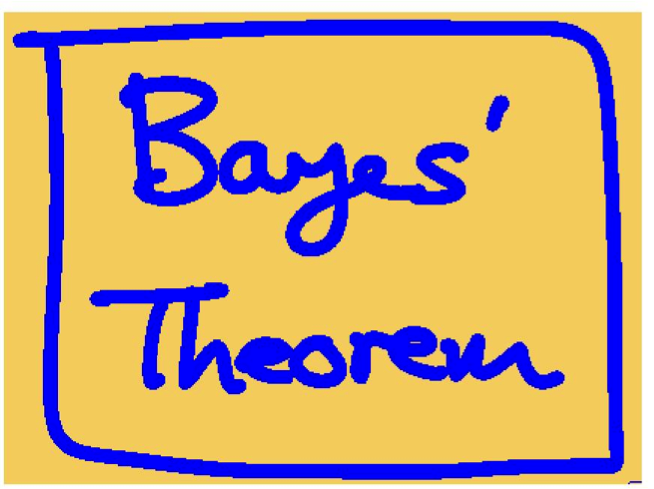
#> input picture hw5/coding-assignment5/figures/Bayes.png, 654 x 489 px
$ jupyter execute --allow-errors assignment5.ipynb
#> lines starting #> are read from the running program, lines starting #| are printed output that depends on the picture; after the words box and inside, x2 and y2 are one past the last pixel; in counts of white or black regions, pixels touching at a corner belong together
# Lab Assignment 5: Restoring Clean Images from Noisy Images

## Cleaning Up the Bayes' Theorem Image
Now it's your turn! It's time to design an implement your solution to clean up `./figures/Bayes-noise.png`. Use the pre-processed `./figures/Bayes-pre-processed.png`, provided. Be careful not to over-write these files. Save your cleaned up image with a different file name (for example, `./figures/Bayes-denoised.png`) to display and check your work. **DO NOT use the cautionary tale image, `./bad_figures/Bayes-incorrectly-pre-processed.png` as your starting point.**

You are welcome to copy/paste any of the starter code above in your solution.

The problem statement above is copied here for your convenience.

### Revisiting the Problem Statement:

The goal of this problem is to recover the clean image (a) from a noisy input (b). Of course, we cannot recover (a) exactly since information has been lost in the noise. The graphical model we use is a pairwise MRF as shown in (c). A pixel has four neighbors. We are going to use Markov Random Fields (MRFs) to model the distribution of natural images and restore the clean image given an noisy input image. Observed image $y_i \in \{-1,+1\}$, and $i = 1,\cdots,D$ indexes pixels in the lattice. The
original noise free image is $x_i \in \{-1, +1\}$. The noisy image $y_i$ is obtained by randomly flipping the sign of pixels with some probability (10% of pixels, in this case).

There are two types of cliques in this MRF. For $\{x_i,y_i\}$, we define the energy function as $-\eta x_i y_i\ (\eta > 0)$.  Lower energy is achieved when $x_i$ and $y_i$ have the same sign and a higher energy when they have the opposite sign. For a pair of variables $\{x_i, x_j\}$ where $i$ and $j$ are indices of neighboring pixels, we want the energy to be lower when they have the same sign than when they have opposite sign. So the energy function is $-\beta x_i j_i\ (\beta > 0)$. Lastly, we have an energy term $hx_i$ for each pixel $i$ to bias the model towards one particular sign (either $+$ or $−$).

The final energy function for the model takes the form

$E(\vec{x}\vec{y}) = h\displaystyle\sum\limits_i x_i - \beta \displaystyle\sum\limits_{\{i,j\}} x_ix_j - \eta\displaystyle\sum\limits_i x_iy_i$

which defines a joint distribution over $\vec{x}$ and $\vec{y}$ given by

$p(\vec{x},\vec{y}) = \dfrac{1}{\vec{\mathcal{Z}}}exp\{-E(\vec{x}\vec{y})\}$

Now implement Coordinate-descent algorithm as below on this:
1. Initialize $\{x_i\} (x_i = y_i)$
2. Loop over $\{x_i\}$. For each $x_i$, fix the neighborhood and see whether $−x_i$ would
decrease the energy. If so, then flip $x_i$; otherwise, continue.
3. Stop when no changes can be made for $x$.

Now make some initial guess for the parameters $h$, $\beta$, $\eta$ so that the above algorithm converges and then adjust them until you can get up to 96% recovery or better. Record your parameter values and the number of iterations when you acheived this recovery.

Save the recovered image and submit it along with your code. The clean image, noisy image, and now the pre-processed images are included in the `figures` folder : `./figures/Bayes.png`, `./figures/Bayes-noise.png`, and `./figures/Bayes-pre-processed.png`

### Write and Run your Own Code

## Import Libraries
In addition to the `IPython.display` and the `PIL` packages, if you would like to use other libraries in this notebook, please include them below.

[cell 1]
## ===============================================================
## Library Imports:
## ===============================================================
## +++++++++++++++++++++++++++++++++++++++++++++++++++++++++++
## Image display functionality
## +++++++++++++++++++++++++++++++++++++++++++++++++++++++++++
from IPython.display import Image as disp

## +++++++++++++++++++++++++++++++++++++++++++++++++++++++++++
## Pixel Manipulation
## +++++++++++++++++++++++++++++++++++++++++++++++++++++++++++
from PIL import Image

## +++++++++++++++++++++++++++++++++++++++++++++++++++++++++++
## Additional Libraries?
## +++++++++++++++++++++++++++++++++++++++++++++++++++++++++++
#### Please insert other libraries as needed.

#### I recommend to use these as well; feel free to use different / remove if unnecessary
import numpy as np
import matplotlib.pyplot as plt
import copy
import os

[cell 2]
## +++++++++++++++++++++++++++++++++++++++++++++++++++++++++++
## Load images and convert to black and white
## +++++++++++++++++++++++++++++++++++++++++++++++++++++++++++
clean_arr = np.array(Image.open('./figures/Bayes.png').convert(mode='1', dither=0), dtype=np.uint8)
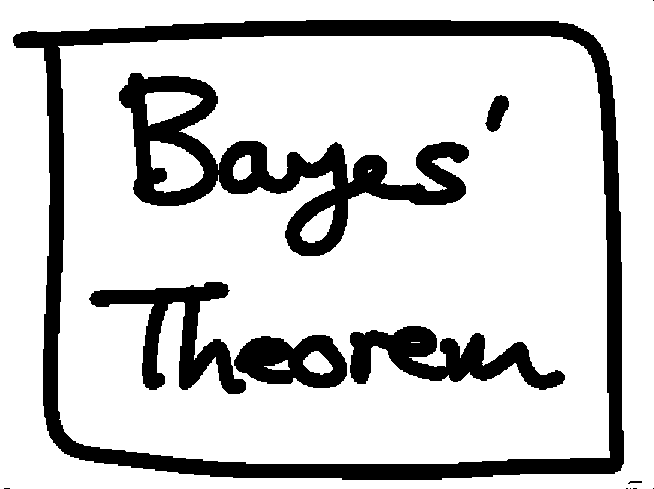
#> clean_arr: shape (489, 654); values 0 (black) and 1 (white), 80.3% white; 13 black regions (6 under 20 px), largest, box (x1, y1, x2, y2) and area: (13, 20, 624, 480) 29368, (119, 73, 469, 256) 16752, (350, 326, 565, 390) 6408
noisy_arr = np.array(Image.open('./figures/Bayes-pre-processed.png').convert(mode='1', dither=0), dtype=np.uint8)
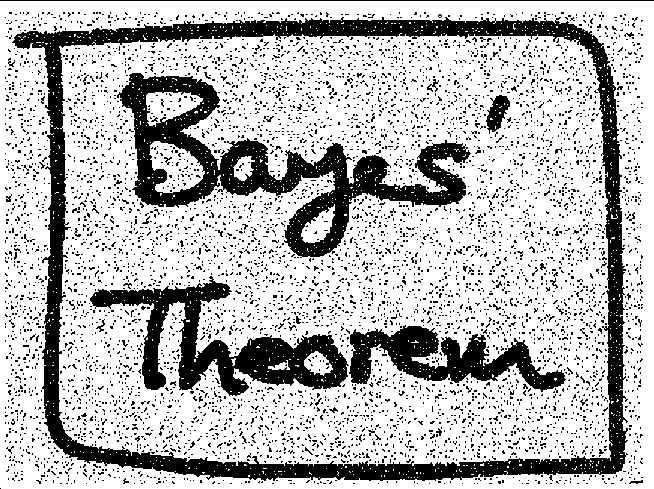
#> input picture hw5/coding-assignment5/figures/Bayes-pre-processed.png, 654 x 489 px
#> noisy_arr: shape (489, 654); values 0 (black) and 1 (white), 73% white; 6123 black regions (6092 under 20 px), largest, box (x1, y1, x2, y2) and area: (12, 17, 628, 481) 28744, (117, 73, 471, 258) 16380, (90, 276, 349, 396) 10040

def to_spin(arr):
    return np.where(arr > 0, np.int8(1), np.int8(-1))

x_clean = to_spin(clean_arr)
y_obs   = to_spin(noisy_arr)

H, W = y_obs.shape
#> H = 489; W = 654
print(f'Image: {W}x{H} pixels')
#| Image: 654x489 pixels
print(f'Baseline noisy accuracy: {(y_obs == x_clean).mean()*100:.2f}%')
#| Baseline noisy accuracy: 89.97%

[cell 3]
## +++++++++++++++++++++++++++++++++++++++++++++++++++++++++++
## Implement your coordinate-descent algorithm here
## +++++++++++++++++++++++++++++++++++++++++++++++++++++++++++

def four_neighbor_sum(x):
    s = np.zeros_like(x, dtype=np.int16)
    s[:-1, :] += x[1:, :]
    s[1:,  :] += x[:-1, :]
    s[:, :-1] += x[:, 1:]
    s[:,  1:] += x[:, :-1]
    return s

def mrf_energy(x, y, h, beta, eta):
    nbr = four_neighbor_sum(x)
    return (h * float(x.sum())
            - 0.5 * beta * float((x * nbr).sum())
            - eta  * float((x * y).sum()))

def run_coordinate_descent(y_init, y_obs, h, beta, eta, max_iter=30):
#> called with h = 0, beta = 1, eta = 1.5, max_iter = 30
    x = y_init.copy().astype(np.int8)
    rows, cols = np.indices(x.shape)
    even_mask = (rows + cols) % 2 == 0

    history = []
    for it in range(1, max_iter + 1):
        n_flips = 0
        for mask in (even_mask, ~even_mask):
            field  = beta * four_neighbor_sum(x) + eta * y_obs - h
            target = np.where(field > 0, np.int8(1), np.where(field < 0, np.int8(-1), x))
            flip   = mask & (target != x)
            n_flips += int(flip.sum())
            x[flip] = target[flip]
        energy = mrf_energy(x, y_obs, h, beta, eta)
        history.append((it, n_flips, energy))
        print(f'Iter {it:2d}: flips={n_flips:6d},  energy={energy:12.1f}')
        if n_flips == 0:
            break
#> this loop made 6 passes
#> energy on passes 1 to 6: -1002841, -1007986, -1008248, -1008267, -1008268, -1008268
#| Iter  1: flips= 12783,  energy=  -1002841.0
#| Iter  2: flips=  1883,  energy=  -1007986.0
#| Iter  3: flips=   118,  energy=  -1008248.0
#| Iter  4: flips=    11,  energy=  -1008267.0
#| Iter  5: flips=     1,  energy=  -1008268.0
#| Iter  6: flips=     0,  energy=  -1008268.0
#> pass 1, in mrf_energy, `nbr = four_neighbor_sum(x)`:
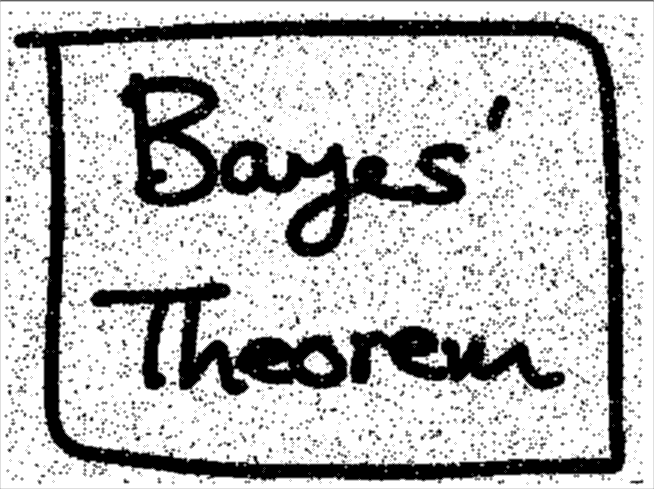
#> nbr: shape (489, 654) int16; min -4, max 4, mean 2.04; drawn with min black and max white
#> pass 2, in mrf_energy (call 2), `nbr = four_neighbor_sum(x)`:
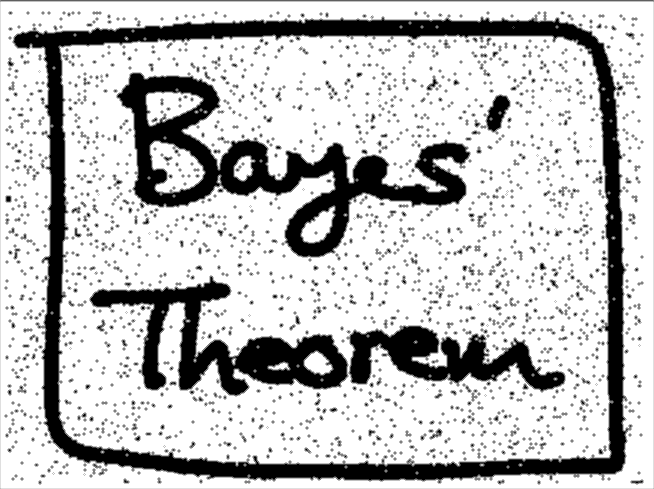
#> nbr: shape (489, 654) int16; min -4, max 4, mean 2.08; drawn with min black and max white
#> after the loop:
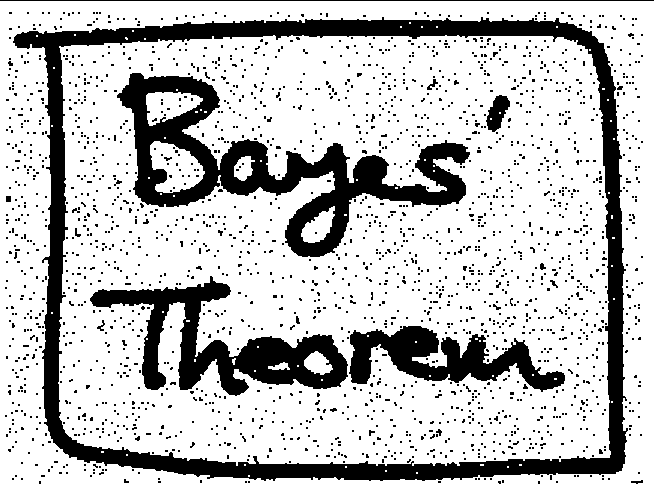
#> x: shape (489, 654) int8; values -1 (black) and 1 (white), 76% white; 2197 black regions (2178 under 20 px), largest, box (x1, y1, x2, y2) and area: (13, 17, 628, 481) 29811, (117, 73, 470, 257) 16885, (90, 276, 348, 396) 10223
#> after the loop, history = [(1, 12783, -1002841), (2, 1883, -1007986), (3, 118, -1008248), (4, 11, -1008267), (5, 1, -1008268), (6, 0, -1008268)]
    return x, history

h, beta, eta = 0.0, 1.0, 1.5
print(f'Parameters: h={h}, beta={beta}, eta={eta}\n')
x_est, run_history = run_coordinate_descent(y_obs, y_obs, h=h, beta=beta, eta=eta, max_iter=30)
#> run_history has the same summary as history in run_coordinate_descent

final_acc = (x_est == x_clean).mean() * 100
#> final_acc = 94.3
print(f'\nConverged in {len(run_history)} iteration(s)')
#| Converged in 6 iteration(s)
print(f'Final recovery accuracy: {final_acc:.2f}%')
#| Final recovery accuracy: 94.30%

[cell 4]
## +++++++++++++++++++++++++++++++++++++++++++++++++++++++++++
## Display and save your result
## +++++++++++++++++++++++++++++++++++++++++++++++++++++++++++

out_px = np.where(x_est > 0, np.uint8(255), np.uint8(0))
Image.fromarray(out_px, mode='L').save('./figures/Bayes-denoised.png')

panels = [
    (np.where(clean_arr > 0, 255, 0), 'Clean (reference)'),
    (np.where(noisy_arr > 0, 255, 0), 'Noisy input'),
    (out_px,                          f'Denoised  ({final_acc:.2f}%)'),
]
#> (the rest of this cell did not finish here and is left out)

### What to Submit
Please submit the following:

1. A brief post-lab write-up that contains the following for this assignment:

    a. Any paper design that you have.

    b. A brief description of your model/algorithm. Justify your design/selection of model parameters as appropriate.

    c. An evaluation of your model, including evidence as appropriate.

    d. A brief (couple of sentences) reflection on your take-aways from this lab exercise.

[cell 5]
## +++++++++++++++++++++++++++++++++++++++++++++++++++++++++++
## Tests -- run BEFORE the algorithm cells above to catch bugs early
## +++++++++++++++++++++++++++++++++++++++++++++++++++++++++++

def run_tests():
    passed = 0; failed = 0
    def check(name, ok, note=''):
        nonlocal passed, failed
        if ok:
            print(f'  PASS  {name}')
            passed += 1
        else:
            print(f'  FAIL  {name}  {note}')
            failed += 1

    # ── four_neighbor_sum ──
    print('--- four_neighbor_sum ---')
    z = np.zeros((5, 5), dtype=np.int8)
    z[2, 2] = 1
    ns = four_neighbor_sum(z)
    check('point source propagates to 4 cardinal neighbors',
          ns[1,2]==1 and ns[3,2]==1 and ns[2,1]==1 and ns[2,3]==1)
    check('source pixel itself is zero', ns[2,2] == 0)
    check('corner pixel untouched',      ns[0,0] == 0)

    uni = np.ones((6, 6), dtype=np.int8)
    ns2 = four_neighbor_sum(uni)
    check('corner:   2 neighbors', ns2[0,0] == 2)
    check('edge:     3 neighbors', ns2[0,3] == 3)
    check('interior: 4 neighbors', ns2[2,2] == 4)

    # ── mrf_energy ──
    print('--- mrf_energy ---')
    x_agree  =  np.ones((4, 4), dtype=np.int8)
    x_oppose = -np.ones((4, 4), dtype=np.int8)
    y_all1   =  np.ones((4, 4), dtype=np.int8)
    check('x=y lower energy than x=-y',
          mrf_energy(x_agree, y_all1, 0.0, 1.0, 1.0) <
          mrf_energy(x_oppose, y_all1, 0.0, 1.0, 1.0))

    x_anti = np.array([[1,-1],[-1,1]], dtype=np.int8)
    x_uni2 = np.ones((2, 2), dtype=np.int8)
    y2     = np.ones((2, 2), dtype=np.int8)
    check('checkerboard has higher pair energy than uniform',
          mrf_energy(x_anti, y2, 0.0, 1.0, 0.0) >
          mrf_energy(x_uni2, y2, 0.0, 1.0, 0.0))

    # ── run_coordinate_descent ──
    print('--- run_coordinate_descent ---')

    x_uni3 = np.ones((8, 8), dtype=np.int8)
    x_r, h_r = run_coordinate_descent(x_uni3, x_uni3, h=0.0, beta=1.0, eta=1.5, max_iter=5)
    check('uniform image: no pixels change',         (x_r == 1).all())
    check('uniform image: exits after 1 iteration',  len(h_r)==1 and h_r[0][1]==0)

    # Structured image with large smooth regions -- MRF is designed for this, not random images
    x_true = np.ones((40, 40), dtype=np.int8)
    x_true[20:, :] = -1
    x_true[:, 20:] *= -1
    rng = np.random.default_rng(42)
    y_syn  = x_true.copy()
    y_syn[rng.random((40, 40)) < 0.10] *= -1
    x_rec, hist = run_coordinate_descent(y_syn, y_syn, h=0.0, beta=1.0, eta=1.5, max_iter=25)

    energies = [e for _, _, e in hist]
    monotone = all(energies[i] <= energies[i-1] + 1e-6 for i in range(1, len(energies)))
    check('energy non-increasing across iterations', monotone)
    check('algorithm terminates with 0 flips',       hist[-1][1] == 0)

    acc_syn = (x_rec == x_true).mean()
    check(f'synthetic 10%-noise accuracy >= 90%  (got {acc_syn:.1%})', acc_syn >= 0.90)

    x_lone    = np.ones((5, 5), dtype=np.int8)
    x_lone[2, 2] = -1
    x_fixed, _ = run_coordinate_descent(x_lone, x_lone, h=0.0, beta=1.0, eta=1.5, max_iter=5)
